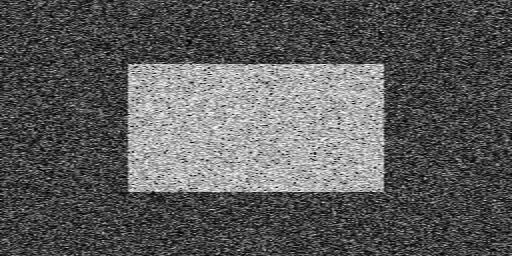
#> input picture images/noisy2.png, 512 x 256 px
$ python '14_Otsu'"'"'s_Binarization.py'
#> lines starting #> are read from the running program, lines starting #| are printed output that depends on the picture; after the words box and inside, x2 and y2 are one past the last pixel; in counts of white or black regions, pixels touching at a corner belong together
"""
Otsu's Binarization
For bimodal image(In simple words, bimodal image is an image whose histogram has two peaks): It automatically calculates a threshold value from image histogram for a bimodal image. (For images which are not bimodal, binarization won't be accurate.)

Use cv2.threshold() function, but pass an extra flag, cv2.THRESH_OTSU. For threshold value, simply pass zero. Then the algorithm finds the optimal threshold value and returns you as the second output, retVal. If Otsu thresholding is not used, retVal is same as the threshold value you used.
"""


def Otsu_function(img, blur):
    """
    Implementation of the Otsu's binarization method.
    For more details, check this link: https://opencv-python-tutroals.readthedocs.io/en/latest/py_tutorials/py_imgproc/py_thresholding/py_thresholding.html
    """
    # find normalized_histogram, and its cumulative distribution function
    hist = cv2.calcHist([blur], [0], None, [256], [0, 256])
    hist_norm = hist.ravel()/hist.max()
    Q = hist_norm.cumsum()

    bins = np.arange(256)

    fn_min = np.inf
    thresh = -1

    for i in range(1, 256):
        p1, p2 = np.hsplit(hist_norm, [i])  # probabilities
        q1, q2 = Q[i], Q[255]-Q[i]  # cum sum of classes
        b1, b2 = np.hsplit(bins, [i])  # weights

        # finding means and variances
        m1, m2 = np.sum(p1*b1)/q1, np.sum(p2*b2)/q2
        v1, v2 = np.sum(((b1-m1)**2)*p1)/q1, np.sum(((b2-m2)**2)*p2)/q2

        # calculates the minimization function
        fn = v1*q1 + v2*q2
        if fn < fn_min:
            fn_min = fn
            thresh = i
    return  thresh


# Import the packages
import cv2
import numpy as np
from matplotlib import pyplot as plt

# Read the image
img = cv2.imread('./images/noisy2.png', 0)
#> img is the input picture: shape (256, 512); min 0, max 254, mean 91

# Global thresholding
ret1, th1 = cv2.threshold(img, 127, 255, cv2.THRESH_BINARY)
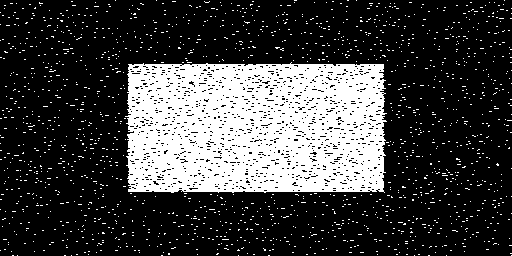
#> th1: shape (256, 512); 25.3% white; 1632 white regions (1631 under 20 px), largest, box (x1, y1, x2, y2) and area: (125, 62, 387, 193) 29976

# Otsu's thresholding
ret2, th2 = cv2.threshold(img, 0, 255, cv2.THRESH_BINARY+cv2.THRESH_OTSU)
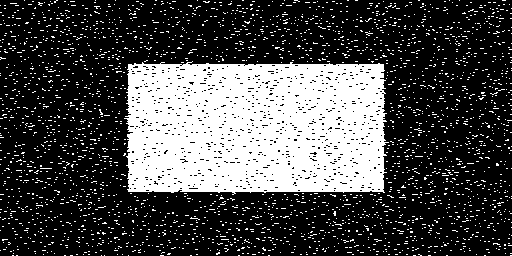
#> th2: shape (256, 512); 28.8% white; 2741 white regions (2740 under 20 px), largest, box (x1, y1, x2, y2) and area: (124, 61, 389, 195) 31152
#> ret2 = 114

# Otsu's thresholding after Gaussian filtering
blur = cv2.GaussianBlur(img, (5, 5), 0)
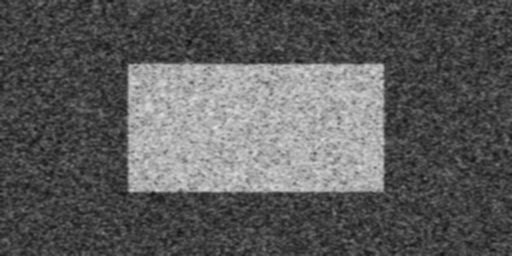
#> blur: shape (256, 512); min 14, max 227, mean 91
ret3, th3 = cv2.threshold(blur, 0, 255, cv2.THRESH_BINARY+cv2.THRESH_OTSU)
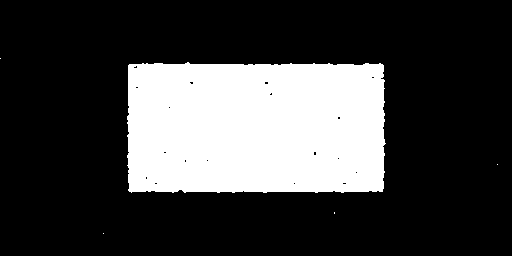
#> th3: shape (256, 512); 25% white; 5 white regions (4 under 20 px), largest, box (x1, y1, x2, y2) and area: (127, 62, 386, 193) 32724
#> ret3 = 117

# Use the Otsu's function
ret4 = Otsu_function(img, blur)
#> in Otsu_function, `hist = cv2.calcHist([blur], [0], None, [256], [0, 256])`: hist = 256 values, max 2993 at index 61, min 0 at index 0, mean 512
#> in Otsu_function, `hist_norm = hist.ravel()/hist.max()`: hist_norm = 256 values, max 1 at index 61, min 0 at index 0, mean 0.171
#> in Otsu_function, `Q = hist_norm.cumsum()`: Q = 256 values from 0 to 43.79
#> the loop in Otsu_function, `for i in range(1, 256):` made 255 passes
#> (p1, q1, q2, m1, m2, v1, v2, fn) on passes 14 to 15: ([0, 0, 0, 0, 0, 0, 0, 0, 0, 0, 0, 0, 0, 0], 0.000334, 43.79, 0, 91.05, 0, 2354.2, 103096.7), ([0, 0, 0, 0, 0, 0, 0, 0, 0, 0, 0, 0, 0, 0, 0.000334], 0.000334, 43.79, 14, 91.05, 0, 2354.2, 103094.8)
#> (q1, q2, m1, m2, v1, v2, fn, fn_min) on passes 17, 18, 19, 21, 22, 23: (0.001, 43.79, 10, 91.05, 17.33, 2354.2, 103092.9, 103092.9), (0.00134, 43.79, 11.75, 91.05, 12.67, 2354.1, 103091.1, 103091.1), (0.00134, 43.79, 16.25, 91.05, 2.19, 2354.1, 103089.3, 103089.3), (0.00234, 43.79, 12.14, 91.05, 19.71, 2354.1, 103087.6, 103087.6), (0.00434, 43.79, 9.77, 91.05, 41.05, 2354.1, 103084.5, 103084.5), (0.00635, 43.79, 13.63, 91.06, 31.87, 2354, 103074.9, 103074.9)
# Print the returned values
print("ret1: {}, ret2: {}, ret3: {}, ret4: {}".format(ret1, ret2, ret3, ret4))
#| ret1: 127.0, ret2: 114.0, ret3: 117.0, ret4: 118

# plot all the images and their histograms
images = [img, 0, th1,
          img, 0, th2,
          blur, 0, th3]
titles = ['Original Noisy Image', 'Histogram', 'Global Thresholding (v=127)',
          'Original Noisy Image', 'Histogram', "Otsu's Thresholding",
          'Gaussian filtered Image', 'Histogram', "Otsu's Thresholding"]

for i in range(3):
    plt.subplot(3, 3, i*3+1), plt.imshow(images[i*3], 'gray')
    plt.title(titles[i*3]), plt.xticks([]), plt.yticks([])
    plt.subplot(3, 3, i*3+2), plt.hist(images[i*3].ravel(), 256)
    plt.title(titles[i*3+1]), plt.xticks([]), plt.yticks([])
    plt.subplot(3, 3, i*3+3), plt.imshow(images[i*3+2], 'gray')
    plt.title(titles[i * 3 + 2]), plt.xticks([]), plt.yticks([])

# Show the image
plt.show()
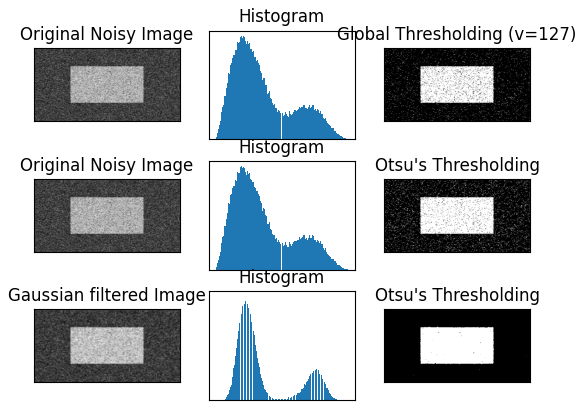
#> figure drawn by matplotlib, 9 panels

$ run again, with images/Noise_salt_and_pepper.png copied over images/noisy2.png
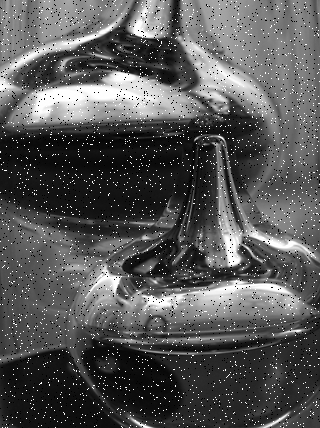
#> input picture images/Noise_salt_and_pepper.png, 320 x 428 px
#> img is the input picture: shape (428, 320); min 0, max 255, mean 86.8
#> `ret1, th1 = cv2.threshold(img, 127, 255, cv2.THRESH_BINARY)`:
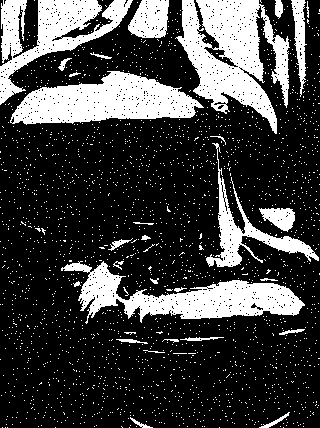
#> th1: shape (428, 320); 25% white; 2256 white regions (2227 under 20 px), largest, box (x1, y1, x2, y2) and area: (175, 0, 290, 134) 8013, (10, 71, 204, 125) 6317, (61, 261, 305, 324) 6138
#> th2: shape (428, 320); 36.6% white; 1851 white regions (1818 under 20 px), largest, box (x1, y1, x2, y2) and area: (175, 0, 320, 268) 20737, (0, 0, 205, 127) 13411, (49, 232, 315, 329) 9515
#> ret2 = 102
#> `ret3, th3 = cv2.threshold(blur, 0, 255, cv2.THRESH_BINARY+cv2.THRESH_O..`:
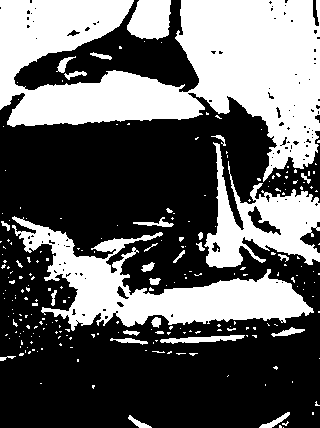
#> th3: shape (428, 320); 38.9% white; 234 white regions (204 under 20 px), largest, box (x1, y1, x2, y2) and area: (0, 0, 320, 182) 30916, (12, 216, 314, 331) 11812, (204, 142, 320, 268) 6039
#> ret3 = 97
#> hist = 256 values, max 1980 at index 20, min 0 at index 0, mean 535
#> hist_norm = 256 values, max 1 at index 20, min 0 at index 0, mean 0.27
#> Q = 256 values from 0 to 69.17
#> the loop in Otsu_function, `for i in range(1, 256):` made 255 passes
#> (p1, q1, q2, m1, m2, v1, v2, fn) on passes 7 to 10: ([0, 0, 0, 0, 0, 0, 0], 0.00707, 69.16, 0, 86.86, 0, 3287.5, 227379.7), ([0, 0, 0, 0, 0, 0, 0, 0.00707], 0.0419, 69.13, 1.18, 86.9, 5.71, 3288.5, 227335), ([0, 0, 0, 0, 0, 0, 0, 0.00707, 0.0348], 0.15, 69.02, 2.19, 87.03, 8.94, 3290.5, 227120.5), ([0, 0, 0, 0, 0, 0, 0, 0.00707, 0.0348, 0.108], 0.421, 68.75, 3.09, 87.36, 11.22, 3294.1, 226473.9)
#| ret1: 127.0, ret2: 102.0, ret3: 97.0, ret4: 98

$ run again, with images/baseball_ball.png copied over images/noisy2.png
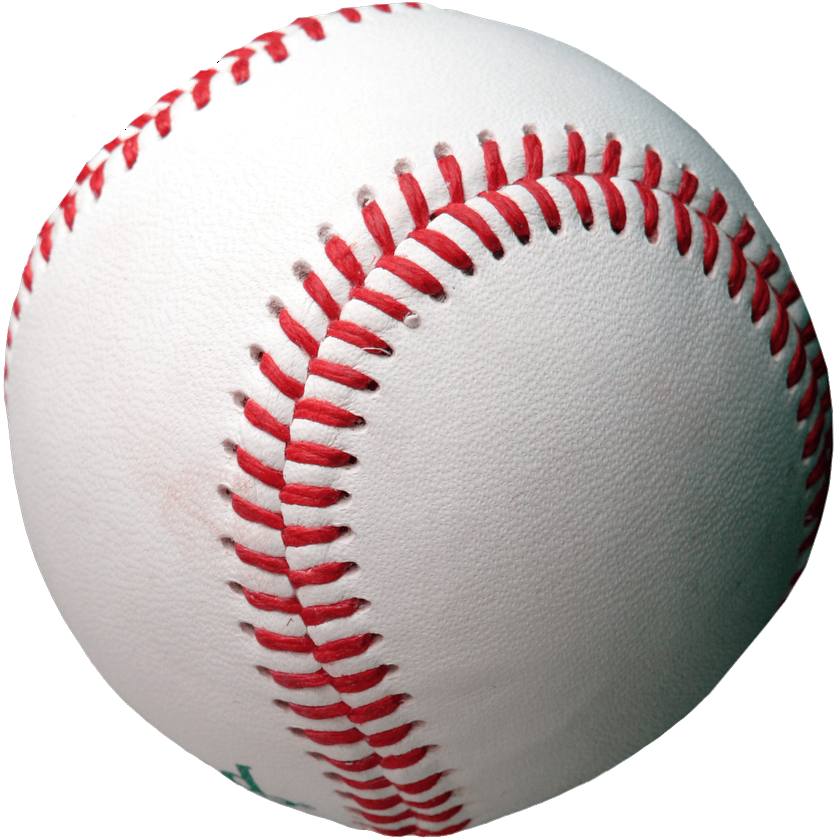
#> input picture images/baseball_ball.png, 840 x 840 px, shrunk from 1500 x 1500 before the run
#> `ret1, th1 = cv2.threshold(img, 127, 255, cv2.THRESH_BINARY)`:
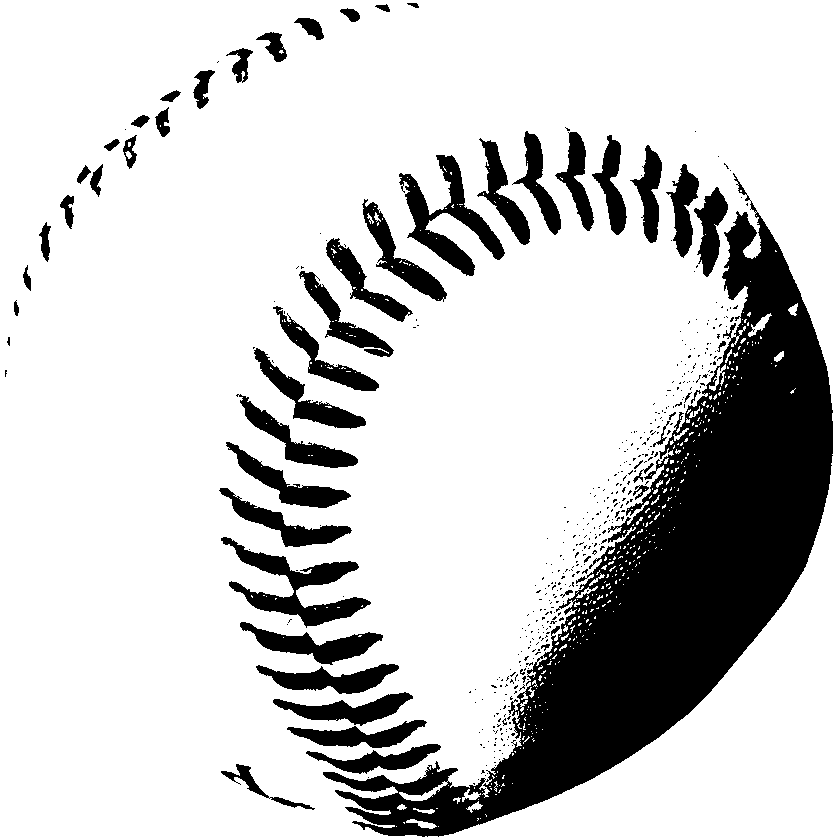
#> th1: shape (840, 840); 80.3% white; 450 black regions (397 under 20 px), largest, box (x1, y1, x2, y2) and area: (323, 173, 833, 837) 87725, (221, 537, 371, 628) 4206, (399, 155, 505, 276) 4001
#> th2: shape (840, 840); 66.7% white; 749 black regions (701 under 20 px), largest, box (x1, y1, x2, y2) and area: (106, 90, 833, 837) 196145, (395, 144, 506, 276) 4718, (476, 126, 562, 246) 4082
#> ret2 = 171
#> `ret3, th3 = cv2.threshold(blur, 0, 255, cv2.THRESH_BINARY+cv2.THRESH_O..`:
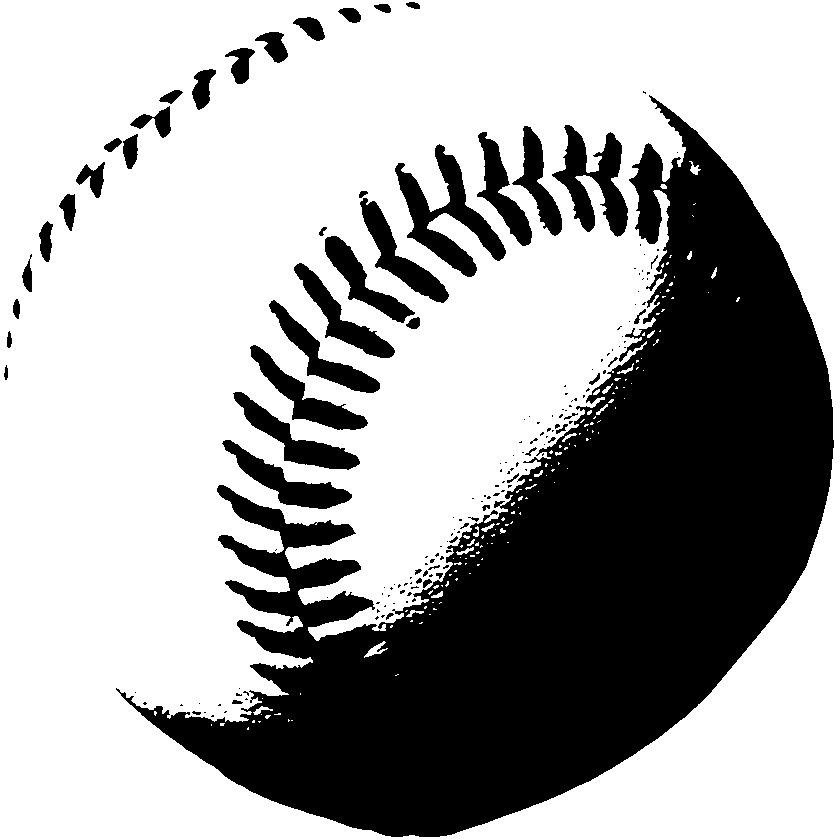
#> th3: shape (840, 840); 66.3% white; 171 black regions (116 under 20 px), largest, box (x1, y1, x2, y2) and area: (116, 95, 834, 837) 200257, (395, 144, 506, 277) 4808, (552, 125, 628, 237) 3821
#> ret3 = 172
#> hist = 256 values, max 181751 at index 255, min 0 at index 0, mean 2756.2
#> hist_norm = 256 values, max 1 at index 255, min 0 at index 0, mean 0.0152
#> Q = 256 values from 0 to 3.88
#> the loop in Otsu_function, `for i in range(1, 256):` made 255 passes
#> (p1, q1, q2, m1, m2, v1, v2, fn) on passes 8 to 11: ([0, 0, 0, 0, 0, 0, 0, 0], 0.000957, 3.88, 0, 192, 0, 4167, 16173.4), ([0, 0, 0, 0, 0, 0, 0, 0, 0.000957], 0.00177, 3.88, 4.34, 192, 7.28, 4159.5, 16141), ([0, 0, 0, 0, 0, 0, 0, 0, 0.000957, 0.000809], 0.00265, 3.88, 5.63, 192.1, 5.48, 4153.5, 16113.9), ([0, 0, 0, 0, 0, 0, 0, 0, 0.000957, 0.000809, 0.000886], 0.00375, 3.88, 6.35, 192.1, 5.36, 4147.1, 16084.6)
#| ret1: 127.0, ret2: 171.0, ret3: 172.0, ret4: 173
